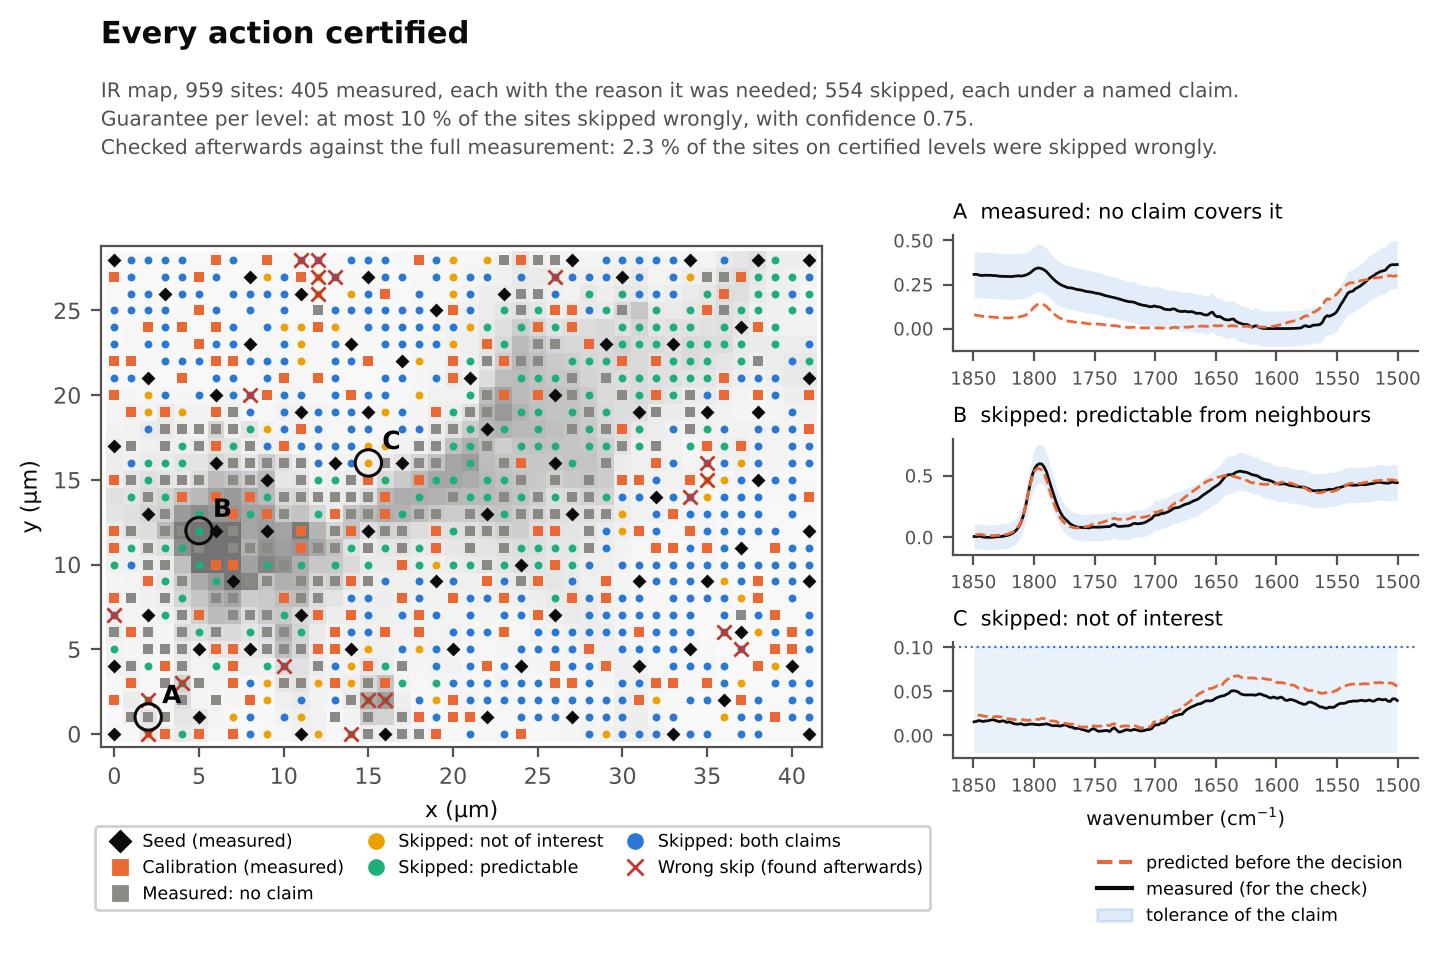

This chart was generated by the following Python code:
"""
Hook figure: every action certified. One campaign on the IR map (quantile path, natural-neighbour
interpolation, seed 0). Left: amide-I absorbance (grey) with every design site marked by its certified
action; crosses: wrong skips found afterwards against the full measurement. Right: the evidence behind
three actions, (A) measured because no claim covered it, (B) skipped as predictable, (C) skipped as not
of interest: prediction from the sites measured before the decision (orange), the measurement taken
afterwards for the check (black), and the tolerance of the claim (shaded).

    python manuscript/figures/fig_hook.py
"""
from __future__ import annotations

import sys
from pathlib import Path

import matplotlib.pyplot as plt
import numpy as np
from matplotlib.lines import Line2D

ROOT = Path(__file__).resolve().parents[2]
sys.path.insert(0, str(ROOT))
sys.path.insert(0, str(ROOT / "src"))
sys.path.insert(0, str(Path(__file__).resolve().parent))
from accountable.sibson import neighbour_weights  # noqa: E402
from experiments.ir_bioreef import adapter as IR  # noqa: E402
from experiments.record import REASONS  # noqa: E402
from fig_datasets import ir_amide  # noqa: E402
from fig_maps import STYLE, load  # noqa: E402

FIG = Path(__file__).resolve().parent
INK, INK2 = "#0b0b0b", "#52514e"
ORANGE, BLUE = "#eb6834", "#2a78d6"
ROW = "ir_nested_watson"


def main():
    plt.rcParams.update({"font.family": "DejaVu Sans", "font.size": 8, "axes.edgecolor": INK2,
                         "xtick.color": INK2, "ytick.color": INK2})
    ds, z, i, rec = load(ROW)
    site = z["site_index"]
    reason = np.array(REASONS)[z["reason"][i]]
    measured = z["measured"][i].astype(bool)
    skipped = z["skipped"][i].astype(bool)
    inter, fail = z["interesting"][i].astype(bool), z["fail_prior"][i].astype(bool)
    a_cov = np.isin(reason, ["not_interesting", "not_interesting+interpolable"])
    b_cov = np.isin(reason, ["interpolable", "not_interesting+interpolable"])
    wrong = skipped & ((a_cov & inter) | (b_cov & fail))
    lv = np.asarray(ds.levels)[site]
    P = np.asarray(ds.points, float)[site]
    Pum = P * 41.0
    I_all = ds.oracle.truth(site)
    x = ds.axis

    def predict(j):
        src = np.flatnonzero(measured & (lv < lv[j]))
        W = neighbour_weights(P[src], P[[j]], method="watson")
        return W.apply(I_all[src])[0]

    # pick three illustrative sites on certified levels
    cert = lv >= 3
    big = I_all.max(1) > 0.12

    def pick(mask, key):
        c = np.flatnonzero(mask)
        return c[np.argmax(key(c))]
    jA = pick(cert & (reason == "no_certificate") & fail & big, lambda c: I_all[c].max(1))
    far = np.linalg.norm(Pum - Pum[jA], axis=1) > 10
    jB = pick(cert & (reason == "interpolable") & ~wrong & big & far, lambda c: I_all[c].max(1))
    jC = pick(cert & (reason == "not_interesting") & ~wrong, lambda c: -np.abs(I_all[c].max(1) - 0.05))

    fig = plt.figure(figsize=(7.2, 4.8), facecolor="white")
    gs = fig.add_gridspec(3, 2, width_ratios=[1.55, 1.0], left=0.07, right=0.985, top=0.755, bottom=0.21,
                          wspace=0.22, hspace=0.75)
    ax = fig.add_subplot(gs[:, 0])
    img, _ = ir_amide()
    ax.imshow(img, origin="lower", cmap="Greys", vmin=-0.05, vmax=np.nanpercentile(img, 99.5),
              extent=(-0.5, img.shape[1] - 0.5, -0.5, img.shape[0] - 0.5), alpha=0.55)
    for key in ["not_interesting", "interpolable", "not_interesting+interpolable", "no_certificate", "calibration", "seed"]:
        sel = reason == key
        st = STYLE[key]
        ax.scatter(Pum[sel, 0], Pum[sel, 1], s=st["s"] * 0.9, c=st["c"], marker=st["m"], linewidths=0, zorder=2)
    ax.scatter(Pum[wrong, 0], Pum[wrong, 1], s=26, marker="x", c="#c0392b", linewidths=1.0, zorder=3)
    for lab, j in zip("ABC", (jA, jB, jC)):
        ax.scatter(Pum[j, 0], Pum[j, 1], s=90, facecolors="none", edgecolors=INK, linewidths=1.1, zorder=4)
        ax.annotate(lab, Pum[j], xytext=(5, 5), textcoords="offset points", fontsize=9, fontweight="bold", zorder=5)
    ax.set_xlabel("x (µm)")
    ax.set_ylabel("y (µm)")
    ax.set_xlim(-0.8, 41.8)
    ax.set_ylim(-0.8, 28.8)
    handles = [Line2D([], [], ls="", marker=STYLE[k]["m"], color=STYLE[k]["c"], markersize=5, label=STYLE[k]["label"])
               for k in ["seed", "calibration", "no_certificate", "not_interesting", "interpolable",
                         "not_interesting+interpolable"]]
    handles.append(Line2D([], [], ls="", marker="x", color="#c0392b", markersize=6, label="Wrong skip (found afterwards)"))
    ax.legend(handles=handles, fontsize=6.3, frameon=True, framealpha=0.9, loc="upper left",
              bbox_to_anchor=(-0.02, -0.14), ncol=3, columnspacing=0.8, handletextpad=0.3)

    titles = {jA: "A  measured: no claim covers it", jB: "B  skipped: predictable from neighbours",
              jC: "C  skipped: not of interest"}
    for k, j in enumerate((jA, jB, jC)):
        a = fig.add_subplot(gs[k, 1])
        pred = predict(j)
        if j == jC:
            a.axhline(IR.INTEREST_LEVEL, color=BLUE, lw=0.8, ls=":")
            a.fill_between(x, -0.02, IR.INTEREST_LEVEL, color=BLUE, alpha=0.10, lw=0)
        else:
            tol = IR.RTOL * np.abs(I_all[j]) + IR.ATOL
            a.fill_between(x, I_all[j] - tol, I_all[j] + tol, color=BLUE, alpha=0.13, lw=0)
        a.plot(x, I_all[j], color=INK, lw=1.0)
        a.plot(x, pred, color=ORANGE, lw=1.0, ls="--")
        a.invert_xaxis()
        a.set_title(titles[j], loc="left", fontsize=7.5)
        a.tick_params(labelsize=6.5)
        for s in ("top", "right"):
            a.spines[s].set_visible(False)
        if k == 2:
            a.set_xlabel("wavenumber (cm$^{-1}$)", fontsize=7)
    fig.legend(handles=[Line2D([], [], color=ORANGE, ls="--", label="predicted before the decision"),
                        Line2D([], [], color=INK, label="measured (for the check)"),
                        plt.Rectangle((0, 0), 1, 1, color=BLUE, alpha=0.15, label="tolerance of the claim")],
               fontsize=6.3, frameon=False, loc="lower right", bbox_to_anchor=(0.985, 0.02), ncol=1)

    n = len(site)
    n_meas = int(measured.sum())
    rate = wrong[cert].sum() / cert.sum()
    fig.text(0.07, 0.955, "Every action certified", fontsize=11, fontweight="bold", color=INK)
    fig.text(0.07, 0.875,
             f"IR map, {n} sites: {n_meas} measured, each with the reason it was needed; {n - n_meas} skipped, each under a named claim.\n"
             f"Guarantee per level: at most 10 % of the sites skipped wrongly, with confidence 0.75.\n"
             f"Checked afterwards against the full measurement: {100 * rate:.1f} % of the sites on certified levels were skipped wrongly.",
             fontsize=7.3, color=INK2, va="center", linespacing=1.4)
    fig.savefig(FIG / "fig_hook_ir.png", dpi=200)
    fig.savefig(FIG / "fig_hook_ir.pdf")
    print("wrote", FIG / "fig_hook_ir.png", "rate", rate, "measured", n_meas)


if __name__ == "__main__":
    main()
